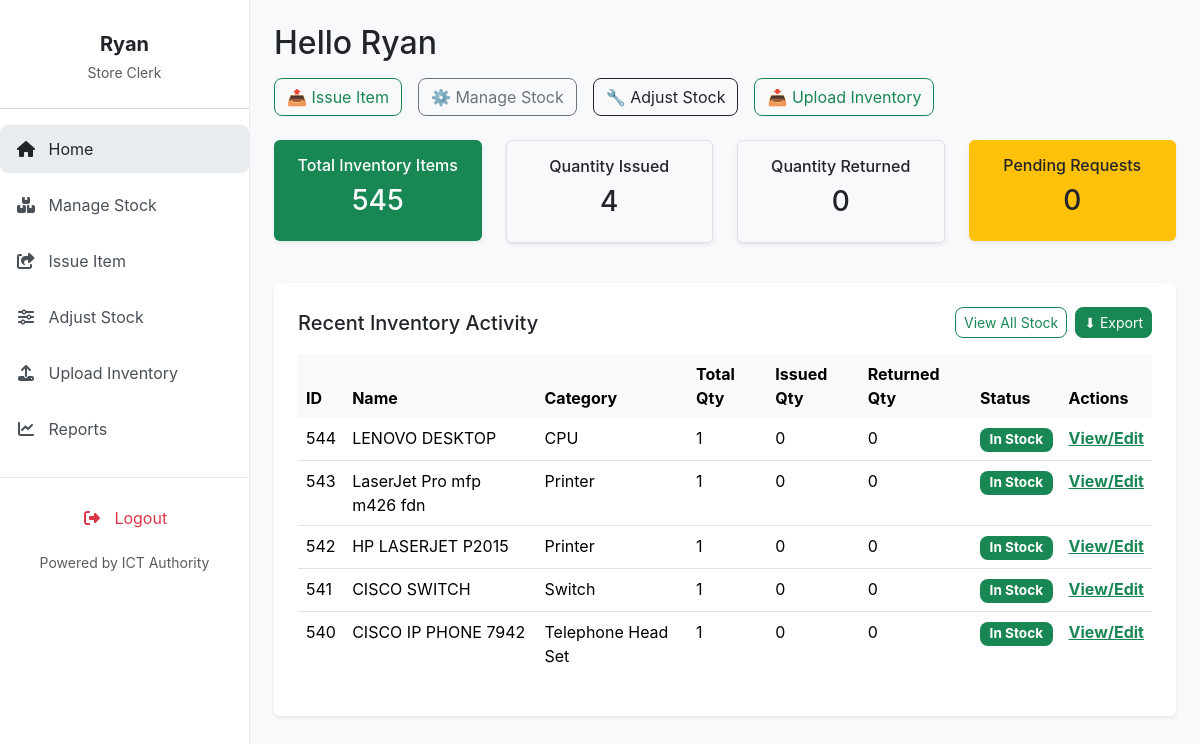
Page /store_clerk_dashboard/ (signed in) on the earlier database version.
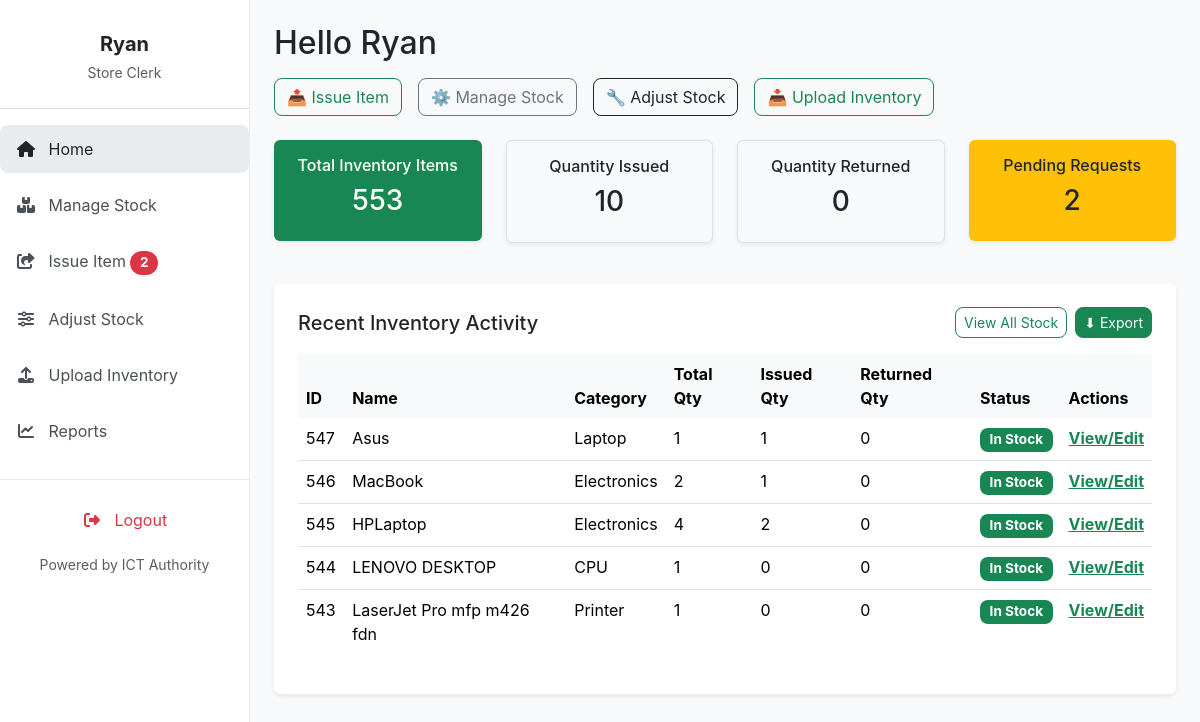
Same page on the later database version.
### invent/models.py (models this page shows, shortened)
class InventoryItem(models.Model):
    STATUS_CHOICES = [
        ('Pending', 'Pending'),
        ('In Stock', 'In Stock'),
        ('Issued', 'Issued'),
        ('Returned', 'Returned'),
        ('Low Stock', 'Low Stock'),
        ('Out of Stock', 'Out of Stock'),
    ]
    CONDITION_CHOICES = [
        ("Serviceable", "Serviceable"),
        ("Not Serviceable", "Not Serviceable"),
        ("Not working", "Not working"),
        ("Good", "Good"),
        ("Fair", "Fair"),
        ("Poor", "Poor"),
    ]
    name = models.CharField(max_length=255, help_text="e.g., Dell Optiplex 7010 (from Asset Description)")
    serial_number = models.CharField(
        max_length=255, unique=True, blank=True, null=True,
        help_text="Unique serial number of the asset (from Serial Number in CSV)"
    )
    category = models.CharField(
        max_length=100, blank=True,
        help_text="e.g., Printer, CPU, Monitor (from Asset Category-Minor)"
    )
    condition = models.CharField(
        max_length=20, choices=CONDITION_CHOICES, default="Serviceable",
        help_text="Current condition of the asset (from Condition in CSV)"
    )
    status = models.CharField(max_length=20, choices=STATUS_CHOICES, default='In Stock')
    expiration_date = models.DateField(null=True, blank=True)
    quantity_total = models.PositiveIntegerField(default=0)
    quantity_issued = models.PositiveIntegerField(default=0)
    quantity_returned = models.PositiveIntegerField(default=0)
    created_by = models.ForeignKey(User, on_delete=models.SET_NULL, null=True, blank=True, related_name='inventory_created_by')
    created_at = models.DateTimeField(auto_now_add=True)
    updated_at = models.DateTimeField(auto_now=True)
    def is_expired(self):
        return self.expiration_date and self.expiration_date < timezone.now().date()

### invent/views.py (the view)
# urls.py: path('store_clerk_dashboard/', views.store_clerk_dashboard,
@login_required
@permission_required('invent.view_inventoryitem', raise_exception=True)
def store_clerk_dashboard(request):
    inventory_items = InventoryItem.objects.all()
    total_inventory_items = inventory_items.aggregate(
        total_sum=Sum('quantity_total'))['total_sum'] or 0
    items_issued = inventory_items.aggregate(total_issued=Sum('quantity_issued'))[
        'total_issued'] or 0
    items_returned = inventory_items.aggregate(
        total_returned=Sum('quantity_returned'))['total_returned'] or 0
    items_for_dashboard = inventory_items.order_by('-created_at')[:5]
    pending_requests_count = ItemRequest.objects.filter(
        status='Pending').count()
    context = {
        'total_items': total_inventory_items,
        'items_issued': items_issued,
        'items_returned': items_returned,
        'items': items_for_dashboard,
        'pending_requests_count': pending_requests_count,
    }
    return render(request, 'invent/store_clerk_dashboard.html', context)

### invent/context_processors.py (called while the page is built)
def pending_requests_count(request):
    count = 0  # Default to 0
    if request.user.is_authenticated:
        if request.user.has_perm('invent.can_issue_item'):
            count = ItemRequest.objects.filter(status='Pending').count()
    return {'pending_requests_count_for_sidebar': count}

### invent/templates/invent/store_clerk_dashboard.html (shortened to what the changed rows need)
{% extends 'invent/base_store_clerk.html' %}
{% load static %}
{% block content %}
    <h2 class="mb-3">Hello {{ user.first_name|default:user.username }}</h2>
    <div class="row text-center mb-4">
        <div class="col-sm-6 col-md-3 mb-3">
            <div class="dashboard-card bg-success text-white p-3 rounded shadow-sm">
                <h6>Total Inventory Items</h6>
                <h3>{{ total_items }}</h3>
            </div>
        </div>
        <div class="col-sm-6 col-md-3 mb-3">
            <div class="dashboard-card bg-light border p-3 rounded shadow-sm">
                <h6>Quantity Issued</h6>
                <h3>{{ items_issued }}</h3>
            </div>
        </div>
        <div class="col-sm-6 col-md-3 mb-3">
            <div class="dashboard-card bg-warning text-dark p-3 rounded shadow-sm">
                <h6>Pending Requests</h6>
                <h3>{{ pending_requests_count }}</h3>
            </div>
        </div>
    </div>
    <div class="bg-white p-4 rounded shadow-sm mb-4">
        <div class="table-responsive">
            <table class="table table-hover">
                <thead class="table-light">
                    <tr>
                        <th>ID</th>
                        <th>Name</th>
                        <th>Category</th>
                        <th>Total Qty</th>
                        <th>Issued Qty</th>
                        <th>Returned Qty</th>
                        <th>Status</th>
                        <th>Actions</th>
                    </tr>
                </thead>
                <tbody>
                    {% for item in items %}
                    <tr>
                        <td>{{ item.id }}</td>
                        <td>{{ item.name }}</td>
                        <td>{{ item.category|default:"N/A" }}</td>
                        <td>{{ item.quantity_total }}</td>
                        <td>{{ item.quantity_issued }}</td>
                        <td>{{ item.quantity_returned }}</td>
                        <td>
                            <span class="badge
                                {% if item.status == 'Approved' or item.status == 'In Stock' %}bg-success
                                {% elif item.status == 'Pending' %}bg-info
                                {% elif item.status == 'Issued' %}bg-primary
                                {% elif item.status == 'Returned' %}bg-secondary
                                {% elif item.is_expired %}bg-dark text-white
                                {% elif item.quantity_remaining <= 5 and item.quantity_remaining > 0 %}bg-warning text-dark
                                {% elif item.quantity_remaining <= 0 %}bg-danger
                                {% else %}bg-info{% endif %}">
                                {{ item.status }}{% if item.is_expired %} (Expired){% endif %}
                            </span>
                        </td>
                        <td><a href="{% url 'edit_item' item.id %}" class="text-success fw-bold">View/Edit</a></td>
                    </tr>
                    {% empty %}
                    <tr><td colspan="8" class="text-center text-muted">No recent inventory items found.</td></tr>
                    {% endfor %}
                </tbody>
            </table>
        </div>
    </div>
{% endblock %}

### invent/templates/invent/base_store_clerk.html (shortened to what this page needs)
{% load static %}
<!DOCTYPE html>
<html lang="en">
<head>
    <link href="https://cdn.jsdelivr.net/npm/bootstrap@5.3.3/dist/css/bootstrap.min.css" rel="stylesheet">
    <link href="https://cdnjs.cloudflare.com/ajax/libs/font-awesome/6.4.0/css/all.min.css" rel="stylesheet">
    <link href="https://cdn.jsdelivr.net/npm/select2@4.1.0-rc.0/dist/css/select2.min.css" rel="stylesheet" />
    <link href="https://cdn.jsdelivr.net/npm/select2-bootstrap-5-theme@1.3.0/dist/select2-bootstrap-5-theme.min.css" rel="stylesheet" />
</head>
<body>
    <nav id="sidebarMenu" class="sidebar-wrapper collapse d-md-block show">
        <div class="sidebar-content">
            <div class="text-center mb-4 pt-3">
                <h5 class="fw-bold mb-1 text-dark">{{ user.first_name|default:user.username }}</h5>
                <small class="text-muted">Store Clerk</small>
            </div>
            <hr class="border-secondary opacity-25" />
            <ul class="nav flex-column">
                <li class="nav-item mb-2">
                    <a class="nav-link {% if request.resolver_match.url_name == 'store_clerk_dashboard' %}active{% endif %}" href="{% url 'store_clerk_dashboard' %}">
                        <i class="fas fa-fw fa-home me-2"></i> Home
                    </a>
                </li>
                <li class="nav-item mb-2">
                    <a class="nav-link {% if request.resolver_match.url_name == 'manage_stock' %}active{% endif %}" href="{% url 'manage_stock' %}">
                        <i class="fas fa-fw fa-boxes me-2"></i> Manage Stock
                    </a>
                </li>
                <li class="nav-item mb-2">
                    <a class="nav-link {% if request.resolver_match.url_name == 'issue_item' %}active{% endif %}" href="{% url 'issue_item' %}">
                        <i class="fas fa-fw fa-share-square me-2"></i> Issue Item
                        {% if pending_requests_count_for_sidebar > 0 %}
                            <span class="badge rounded-pill bg-danger ms-auto">
                                {{ pending_requests_count_for_sidebar }}
                            </span>
                        {% endif %}
                    </a>
                </li>
                <li class="nav-item mb-2">
                    <a class="nav-link {% if request.resolver_match.url_name == 'adjust_stock' %}active{% endif %}" href="{% url 'adjust_stock' %}">
                        <i class="fas fa-fw fa-sliders-h me-2"></i> Adjust Stock
                    </a>
                </li>
                <li class="nav-item mb-2">
                    <a class="nav-link {% if request.resolver_match.url_name == 'upload_inventory' %}active{% endif %}" href="{% url 'upload_inventory' %}">
                        <i class="fas fa-fw fa-upload me-2"></i> Upload Inventory
                    </a>
                </li>
                <li class="nav-item mb-2">
                    <a class="nav-link" href="{% url 'reports' %}">
                        <i class="fas fa-fw fa-chart-line me-2"></i> Reports
                    </a>
                </li>
            </ul>
        </div>
        <div class="sidebar-bottom">
            <ul class="nav flex-column mb-2">
                <li class="nav-item">
                    <a class="nav-link text-danger" href="{% url 'logout' %}">
                        <i class="fas fa-fw fa-right-from-bracket me-2"></i> Logout
                    </a>
                </li>
            </ul>
            <small class="text-muted">Powered by ICT Authority</small>
        </div>
    </nav>
    <main class="main-content">
        {% block content %}{% endblock %}
    </main>
</body>
</html>

Differences in the rows shown:
no longer on this page (row unchanged): InventoryItem: id "542", name "HP LASERJET P2015", category "Printer", quantity_total "1", quantity_issued "0", quantity_returned "0", status "In Stock"
no longer on this page (row unchanged): InventoryItem: id "541", name "CISCO SWITCH", category "Switch", quantity_total "1", quantity_issued "0", quantity_returned "0", status "In Stock"
no longer on this page (row unchanged): InventoryItem: id "540", name "CISCO IP PHONE 7942", category "Telephone Head Set", quantity_total "1", quantity_issued "0", quantity_returned "0", status "In Stock"
added InventoryItem: id "547", name "Asus", category "Laptop", quantity_total "1", quantity_issued "1", quantity_returned "0", status "In Stock"
added InventoryItem: id "546", name "MacBook", category "Electronics", quantity_total "2", quantity_issued "1", quantity_returned "0", status "In Stock"
added InventoryItem: id "545", name "HPLaptop", category "Electronics", quantity_total "4", quantity_issued "2", quantity_returned "0", status "In Stock"
Other differences:
{{ pending_requests_count_for_sidebar }}: (not shown) → "2"
{{ total_items }}: "545" → "553"
{{ items_issued }}: "4" → "10"
{{ pending_requests_count }}: "0" → "2"
